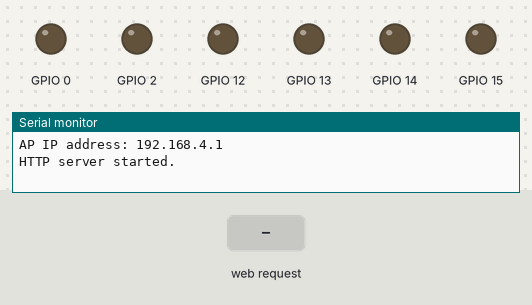
The sketch below on a simulated ESP8266 (NodeMCU). Parts: output pins drawn as LEDs (lit = HIGH), the last lines printed to the serial monitor. The inputs (shaded band) are chosen by the test bench.

Above: at 1.2 s.
1.3 s: HTTP request GET /?State=F received
At 1.7 s:
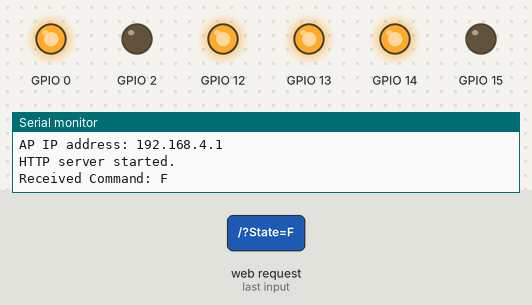
2.8 s: HTTP request GET /?State=B received
At 4.0 s:
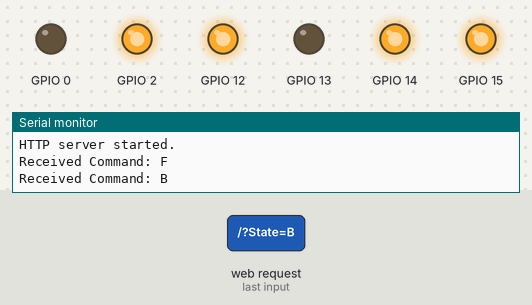
4.3 s: HTTP request GET /?State=L received
At 5.1 s:
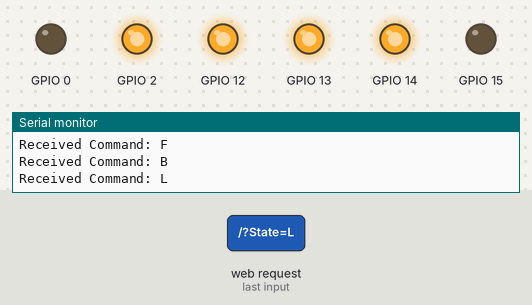
5.8 s: HTTP request GET /?State=R received
At 6.2 s:
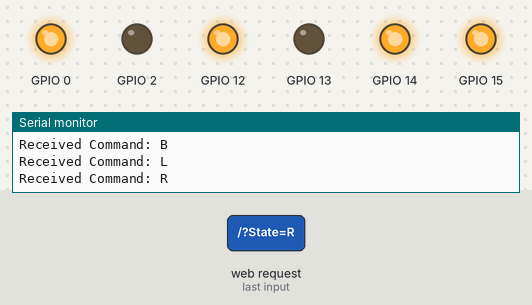
Timing chart, 0 to 8.3 s (numbered marks = the images above; inputs shaded):
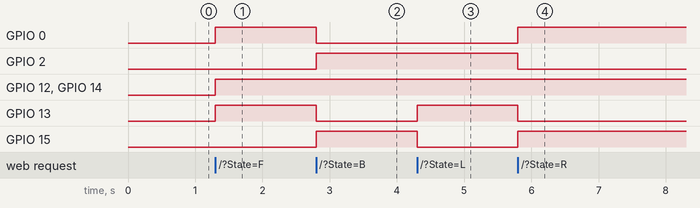

Measured:
- after the input at 1.3 s, GPIO 0, GPIO 12–14: LOW → HIGH at once
- after the input at 2.8 s, GPIO 0, GPIO 13: HIGH → LOW at once; GPIO 2, GPIO 15: LOW → HIGH at once
- after the input at 4.3 s, GPIO 13: LOW → HIGH at once; GPIO 15: HIGH → LOW at once
- after the input at 5.8 s, GPIO 0, GPIO 15: LOW → HIGH at once; GPIO 2, GPIO 13: HIGH → LOW at once

The sketch:

Code.ino
```cpp
#include <ESP8266WiFi.h>
#include <ESP8266WebServer.h>

// === Pin Definitions for Motors (using L298N module) ===
#define RIGHT_EN    14  // Right motor speed control (GPIO14, D5)
#define RIGHT_IN1   15  // Right motor direction control (GPIO15, D8)
#define RIGHT_IN2   13  // Right motor direction control (GPIO13, D7)

#define LEFT_EN     12  // Left motor speed control (GPIO12, D6)
#define LEFT_IN1    2   // Left motor direction control (GPIO2, D4)
#define LEFT_IN2    0   // Left motor direction control (GPIO0, D3)

// Access Point SSID
const char* ssid = "NodeMCU_Car";

// Create a web server on port 80
ESP8266WebServer server(80);

// === Motor Class: Manage an individual motor ===
class Motor {
  private:
    uint8_t enPin;
    uint8_t in1Pin;
    uint8_t in2Pin;

  public:
    Motor(uint8_t en, uint8_t in1, uint8_t in2)
      : enPin(en), in1Pin(in1), in2Pin(in2) {}

    void init() {
      pinMode(enPin, OUTPUT);
      pinMode(in1Pin, OUTPUT);
      pinMode(in2Pin, OUTPUT);
    }

    // Move forward at a specified speed (PWM value 0-1023)
    void forward(int speed) {
      digitalWrite(in1Pin, LOW);
      digitalWrite(in2Pin, HIGH);
      analogWrite(enPin, speed);
    }

    // Move backward at a specified speed
    void backward(int speed) {
      digitalWrite(in1Pin, HIGH);
      digitalWrite(in2Pin, LOW);
      analogWrite(enPin, speed);
    }

    // Stop the motor
    void stop() {
      digitalWrite(in1Pin, LOW);
      digitalWrite(in2Pin, LOW);
      analogWrite(enPin, 0);
    }
};

// === MotorController Class: Controls both motors together ===
class MotorController {
  private:
    Motor &rightMotor;
    Motor &leftMotor;
    int baseSpeed;      // Base speed (PWM)
    int speedCoeff;     // Reduction factor for turning

  public:
    MotorController(Motor &r, Motor &l, int speed = 800, int coeff = 3)
      : rightMotor(r), leftMotor(l), baseSpeed(speed), speedCoeff(coeff) {}

    void init() {
      rightMotor.init();
      leftMotor.init();
    }

    // Move forward straight
    void forward() {
      rightMotor.forward(baseSpeed);
      leftMotor.forward(baseSpeed);
    }

    // Move backward straight
    void backward() {
      rightMotor.backward(baseSpeed);
      leftMotor.backward(baseSpeed);
    }

    // Pivot in place to the left
    void pivotLeft() {
      rightMotor.forward(baseSpeed);
      leftMotor.backward(baseSpeed);
    }

    // Pivot in place to the right
    void pivotRight() {
      rightMotor.backward(baseSpeed);
      leftMotor.forward(baseSpeed);
    }

    // Turn left while moving forward (reduces left motor speed)
    void forwardLeft() {
      rightMotor.forward(baseSpeed);
      leftMotor.forward(baseSpeed / speedCoeff);
    }

    // Turn right while moving forward (reduces right motor speed)
    void forwardRight() {
      rightMotor.forward(baseSpeed / speedCoeff);
      leftMotor.forward(baseSpeed);
    }

    // Turn left while moving backward (reduces left motor speed)
    void backwardLeft() {
      rightMotor.backward(baseSpeed);
      leftMotor.backward(baseSpeed / speedCoeff);
    }

    // Turn right while moving backward (reduces right motor speed)
    void backwardRight() {
      rightMotor.backward(baseSpeed / speedCoeff);
      leftMotor.backward(baseSpeed);
    }

    // Stop both motors
    void stop() {
      rightMotor.stop();
      leftMotor.stop();
    }

    // Adjust the base speed using a level (0 through 9)
    void adjustSpeed(int level) {
      // Mapping: level 0 => 400, level 9 => 1023
      int increment = (1023 - 400) / 9;
      baseSpeed = 400 + level * increment;
      Serial.print("Adjusted baseSpeed: ");
      Serial.println(baseSpeed);
    }
};

// === Instantiate Motor Objects and MotorController ===
Motor motorRight(RIGHT_EN, RIGHT_IN1, RIGHT_IN2);
Motor motorLeft(LEFT_EN, LEFT_IN1, LEFT_IN2);
MotorController controller(motorRight, motorLeft);

// === Function to process incoming commands ===
void processCommand(String cmd) {
  if (cmd == "F") {
    controller.forward();
  }
  else if (cmd == "B") {
    controller.backward();
  }
  else if (cmd == "L") {
    controller.pivotLeft();
  }
  else if (cmd == "R") {
    controller.pivotRight();
  }
  else if (cmd == "I") {   // Slight right turn while moving forward
    controller.forwardRight();
  }
  else if (cmd == "G") {   // Slight left turn while moving forward
    controller.forwardLeft();
  }
  else if (cmd == "J") {   // Right turn while moving backward
    controller.backwardRight();
  }
  else if (cmd == "H") {   // Left turn while moving backward
    controller.backwardLeft();
  }
  else if (cmd == "S") {
    controller.stop();
  }
  else if (cmd.length() == 1 && isDigit(cmd.charAt(0))) {
    int level = cmd.toInt(); // level between 0 and 9
    controller.adjustSpeed(level);
  }
}

// === HTTP Handler to receive commands ===
void handleRoot() {
  if (server.hasArg("State")) {
    String cmd = server.arg("State");
    Serial.println("Received Command: " + cmd);
    processCommand(cmd);
  }
  server.send(200, "text/plain", "OK");
}

// === Setup: Initializes the system, WiFi AP, and web server ===
void setup() {
  Serial.begin(115200);
  controller.init();

  // Configure WiFi as an Access Point
  WiFi.mode(WIFI_AP);
  WiFi.softAP(ssid);
  IPAddress myIP = WiFi.softAPIP();
  Serial.print("AP IP address: ");
  Serial.println(myIP);

  // Setup Web Server routes
  server.on("/", handleRoot);
  server.onNotFound(handleRoot);
  server.begin();
  Serial.println("HTTP server started.");
}

// === Main Loop: Handle incoming client requests ===
void loop() {
  server.handleClient();
  // Additional area: Sensor monitoring or status logging can be added here.
}
```
